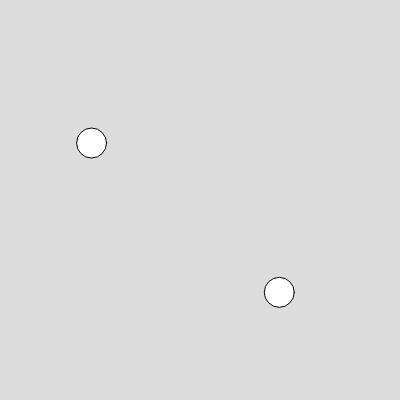
Frame 1 (no input)
Frame 60 (no input): identical to frame 1, image omitted
Frame 120 (the mouse pressed at the canvas centre since frame 60): identical to frame 1, image omitted

The p5.js sketch that drew this single still picture (run headless with seeded random() and noise() and a simulated clock; from frame 60 on, the mouse is pressed at the canvas centre):

// p5.js sketch
// ── sketch.js
let afstand;
let d = 30;
let x1;
let x2;
let y1;
let y2;
function setup() {
  createCanvas(400, 400);
  background(220);
  x1 = random(0 + d / 2, width - d / 2);
  x2 = random(0 + d / 2, width - d / 2);
  y1 = random(0 + d / 2, width - d / 2);
  y2 = random(0 + d / 2, height - d / 2);
  circle(x1, y1, d);
  circle(x2, y2, d);

  print(sqrt((x2 - x1) ** 2 + (y2 - y1) ** 2));
}

function draw() {}
